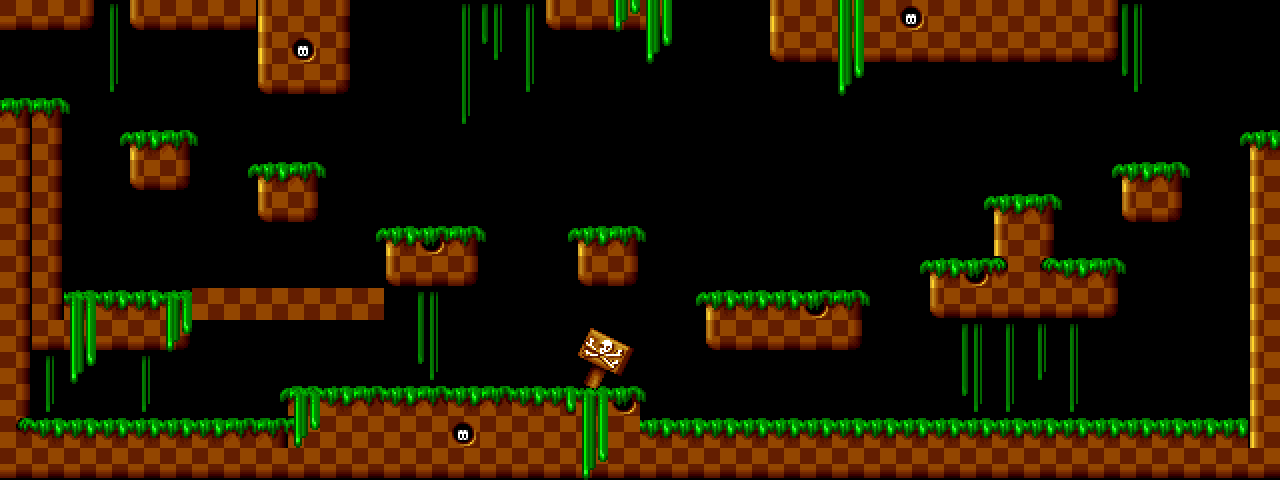

A level layout from a 2D game, rendered from its tile map. Below: a short description, then the map file with tile-grid data replaced by summaries:
An orthogonal 40x15 tile map with 32x32 px tiles, 2 tile layers (background, foreground) and 29 objects (9x CoinEntity, 9x platform, mainPlayer, me.Trigger, EnemyEntity).

<map version="1.9" tiledversion="1.9.1" orientation="orthogonal" renderorder="right-down" width="40" height="15" tilewidth="32" tileheight="32" infinite="0" nextlayerid="8" nextobjectid="33">
 <tileset firstgid="1" name="area01_level_tiles" tilewidth="32" tileheight="32" tilecount="140" columns="20">
  <image source="img/map/area01_level_tiles.png" width="640" height="241" />
 </tileset>
 <imagelayer id="1" name="parallax1" offsetx="134.083" offsety="-16.3516">
  <image source="../img/background.png" />
  <properties>
   <property name="ratio" value="0.25" />
  </properties>
 </imagelayer>
 <imagelayer id="2" name="parallax2">
  <image source="../img/clouds.png" />
  <properties>
   <property name="ratio" value="0.35" />
  </properties>
 </imagelayer>
 <layer id="3" name="background" width="40" height="15">
  <data>[600 cells, 279 non-empty, 28 distinct tile ids]</data>
 </layer>
 <objectgroup color="#00ff00" id="4" name="Entities">
  <object id="1" name="mainPlayer" x="128" y="224" width="32" height="64">
   <properties>
    <property name="framewidth" value="64" />
    <property name="image" value="gripe_run_right" />
   </properties>
  </object>
  <object id="2" name="CoinEntity" x="416" y="192" width="32" height="32">
   <properties>
    <property name="framewidth" value="32" />
    <property name="image" value="spinning_coin_gold" />
   </properties>
  </object>
  <object id="3" name="CoinEntity" x="32" y="64" width="32" height="32">
   <properties>
    <property name="framewidth" value="32" />
    <property name="image" value="spinning_coin_gold" />
   </properties>
  </object>
  <object id="4" name="CoinEntity" x="288" y="128" width="32" height="32">
   <properties>
    <property name="framewidth" value="32" />
    <property name="image" value="spinning_coin_gold" />
   </properties>
  </object>
  <object id="5" name="CoinEntity" x="128" y="96" width="32" height="32">
   <properties>
    <property name="framewidth" value="32" />
    <property name="image" value="spinning_coin_gold" />
   </properties>
  </object>
  <object id="6" name="CoinEntity" x="992" y="160" width="32" height="32">
   <properties>
    <property name="framewidth" value="32" />
    <property name="image" value="spinning_coin_gold" />
   </properties>
  </object>
  <object id="7" name="CoinEntity" x="1024" y="160" width="32" height="32">
   <properties>
    <property name="framewidth" value="32" />
    <property name="image" value="spinning_coin_gold" />
   </properties>
  </object>
  <object id="8" name="CoinEntity" x="1088" y="384" width="32" height="32">
   <properties>
    <property name="framewidth" value="32" />
    <property name="image" value="spinning_coin_gold" />
   </properties>
  </object>
  <object id="9" name="CoinEntity" x="800" y="256" width="32" height="32">
   <properties>
    <property name="framewidth" value="32" />
    <property name="image" value="spinning_coin_gold" />
   </properties>
  </object>
  <object id="10" name="CoinEntity" x="736" y="256" width="32" height="32">
   <properties>
    <property name="framewidth" value="32" />
    <property name="image" value="spinning_coin_gold" />
   </properties>
  </object>
  <object id="29" name="me.Trigger" x="1248" y="0" width="32" height="128">
   <properties>
    <property name="duration" value="250" />
    <property name="fade" value="#000000" />
    <property name="to" value="area02" />
   </properties>
  </object>
 </objectgroup>
 <objectgroup color="#ff0000" id="5" name="EnemyEntities">
  <object id="11" name="EnemyEntity" x="288" y="320" width="352" height="64">
   <properties>
    <property name="framewidth" value="32" />
    <property name="image" value="spinning_coin_gold" />
   </properties>
  </object>
 </objectgroup>
 <layer id="6" name="foreground" width="40" height="15">
  <data>[600 cells, 16 non-empty, 3 distinct tile ids]</data>
 </layer>
 <objectgroup color="#ff0000" id="7" name="collision">
  <object id="12" x="0" y="96" width="64" height="256" />
  <object id="13" x="64" y="288" width="318.861" height="64" />
  <object id="14" x="0" y="352" width="32" height="128" />
  <object id="15" x="32" y="416" width="256" height="64" />
  <object id="16" x="288" y="384" width="352" height="96" />
  <object id="17" x="640" y="416" width="608" height="64" />
  <object id="18" x="1248" y="128" width="32" height="352" />
  <object id="19" class="platform" x="1120" y="160">
   <polyline points="0,0 64,0" />
  </object>
  <object id="20" class="platform" x="1056" y="256">
   <polyline points="0,0 64,0" />
  </object>
  <object id="21" class="platform" x="992" y="192">
   <polyline points="0,0 64,0" />
  </object>
  <object id="22" class="platform" x="928" y="256">
   <polyline points="0,0 64,0" />
  </object>
  <object id="23" class="platform" x="704" y="288">
   <polyline points="0,0 160,0" />
  </object>
  <object id="24" class="platform" x="576" y="224">
   <polyline points="0,0 64,0" />
  </object>
  <object id="25" class="platform" x="384" y="224">
   <polyline points="0,0 96,0" />
  </object>
  <object id="26" class="platform" x="256" y="160">
   <polyline points="0,0 64,0" />
  </object>
  <object id="27" class="platform" x="128" y="128">
   <polyline points="0,0 64,0" />
  </object>
  <object id="28" x="0" y="0">
   <polyline points="0,0 0,96" />
  </object>
 </objectgroup>
</map>
